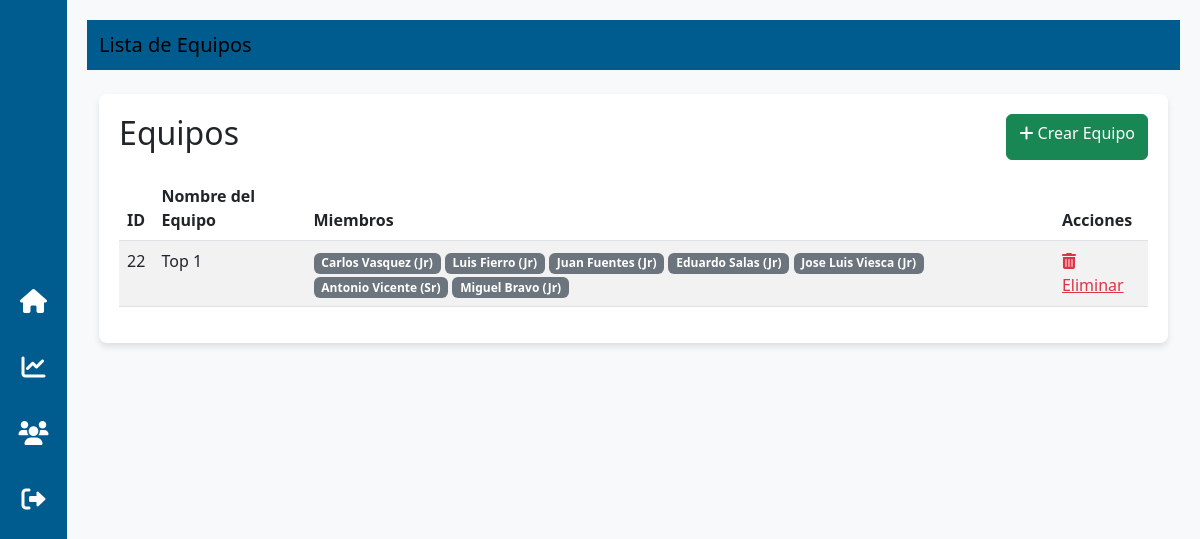
Before: /listar_equipos/ (signed in) with the older database file.
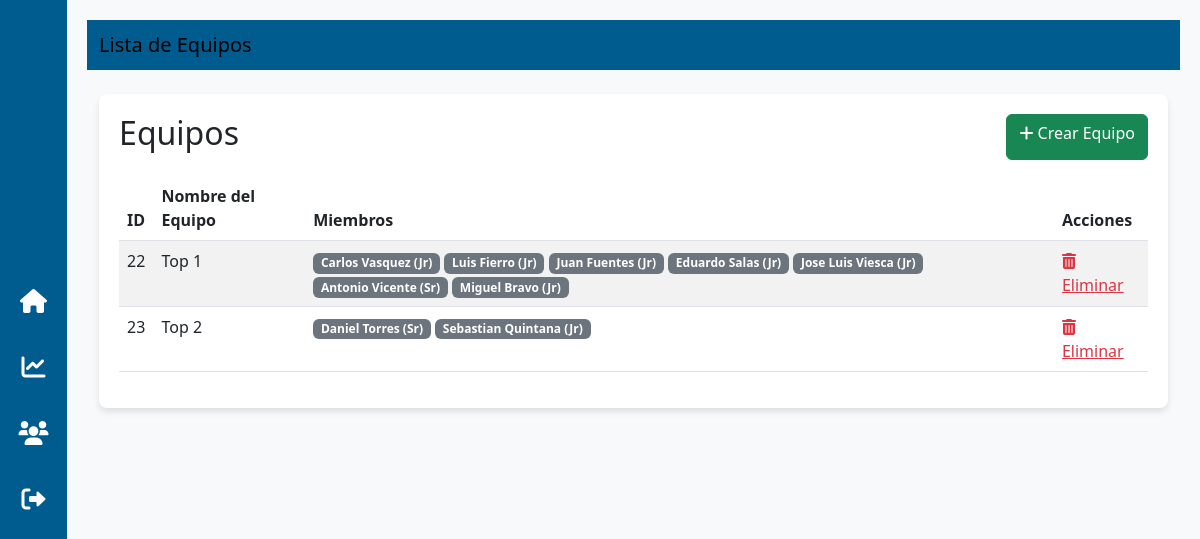
After: the same page with the newer database file.
### app/models.py (models this page shows, shortened)
class Equipo(models.Model):
    nombre = models.CharField(max_length=100)
    creado_por = models.ForeignKey(settings.AUTH_USER_MODEL, on_delete=models.CASCADE)  # Ingeniero que crea el equipo
    miembros = models.ManyToManyField(settings.AUTH_USER_MODEL, related_name="equipos")

class Usuario(AbstractUser):
    TURNOS = [
        (1, "1er Turno"),
        (2, "2do Turno"),
        (3, "3er Turno"),
        (4, "4to Turno"),
    ]
    turno = models.IntegerField(choices=TURNOS, null=True, blank=True)
    ROLES = [
        ('Jr', 'Ingeniero Jr'),
        ('Sr', 'Ingeniero'),
    ]
    numero_reloj = models.CharField(max_length=10, unique=False)
    nombre = models.CharField(max_length=100)
    rol = models.CharField(max_length=2, choices=ROLES, default='Jr')

### app/views.py (the view)
# urls.py: path('listar_equipos/', listar_equipos, name='listar_equipos'),
@login_required
def listar_equipos(request):
    equipos = Equipo.objects.prefetch_related('miembros').all()
    for equipo in equipos:
        print(f"Equipo: {equipo.nombre} - Miembros: {[m.username for m in equipo.miembros.all()]}")  # Verificación en consola
    return render(request, 'app/listar_equipos.html', {'equipos': equipos})

### app/templates/app/listar_equipos.html (shortened to what this page needs)
<!DOCTYPE html>
<html lang="es">
<head>
    {% load static %}
    <link href="https://cdn.jsdelivr.net/npm/bootstrap@5.3.0-alpha1/dist/css/bootstrap.min.css" rel="stylesheet">
    <link href="https://cdnjs.cloudflare.com/ajax/libs/font-awesome/6.0.0-beta3/css/all.min.css" rel="stylesheet">
</head>
<body>
    <div class="sidebar">
        <a href="{% url 'listar_doe' %}" title="Inicio"><i class="fas fa-home"></i></a>
        <a href="#" title="Estadísticas"><i class="fas fa-chart-line"></i></a>
        <a href="{% url 'crear_equipo' %}" title="Crear Equipos"><i class="fas fa-users"></i></a>
        <a href="#" title="Cerrar Sesión"><i class="fas fa-sign-out-alt"></i></a>
    </div>
    <div class="content">
        <nav class="navbar navbar-expand-lg">
            <div class="container-fluid">
                <span class="navbar-brand mb-0 h1">Lista de Equipos</span>
            </div>
        </nav>
        <div class="container mt-4">
            <div class="table-container">
                <div class="d-flex justify-content-between">
                    <h2>Equipos</h2>
                    <a href="{% url 'crear_equipo' %}" class="btn btn-success">
                        <i class="fas fa-plus"></i> Crear Equipo
                    </a>
                </div>
                <table class="table table-striped mt-3">
                    <thead>
                        <tr>
                            <th>ID</th>
                            <th>Nombre del Equipo</th>
                            <th>Miembros</th>
                            <th>Acciones</th>
                        </tr>
                    </thead>
                    <tbody>
                        {% for equipo in equipos %}
                        <tr>
                            <td>{{ equipo.id }}</td>
                            <td>{{ equipo.nombre }}</td>
                            <td>
                                {% if equipo.miembros.all %}
                                    {% for miembro in equipo.miembros.all %}
                                        <span class="badge bg-secondary">{{ miembro.first_name }} {{ miembro.last_name }} ({{ miembro.rol }})</span>
                                    {% endfor %}
                                {% else %}
                                    <span class="text-muted">Sin miembros</span>
                                {% endif %}
                            </td>
                            <td>
                                <a href="#" class="text-danger eliminar-equipo" data-equipo-id="{{ equipo.id }}">
                                    <i class="fas fa-trash-alt"></i> Eliminar
                                </a>
                            </td>
                        </tr>
                        {% empty %}
                        <tr>
                            <td colspan="4" class="text-center text-muted">No hay equipos creados.</td>
                        </tr>
                        {% endfor %}
                    </tbody>
                </table>
            </div>
        </div>
    </div>
</body>
</html>

Changed rows visible on the page:
added Equipo: id "23", nombre "Top 2"
now on this page (row unchanged): Usuario: first_name "Daniel", last_name "Torres", rol "Sr", shown under "23"
now on this page (row edited): Usuario: first_name "Sebastian", last_name "Quintana", rol "Jr", shown under "23"
